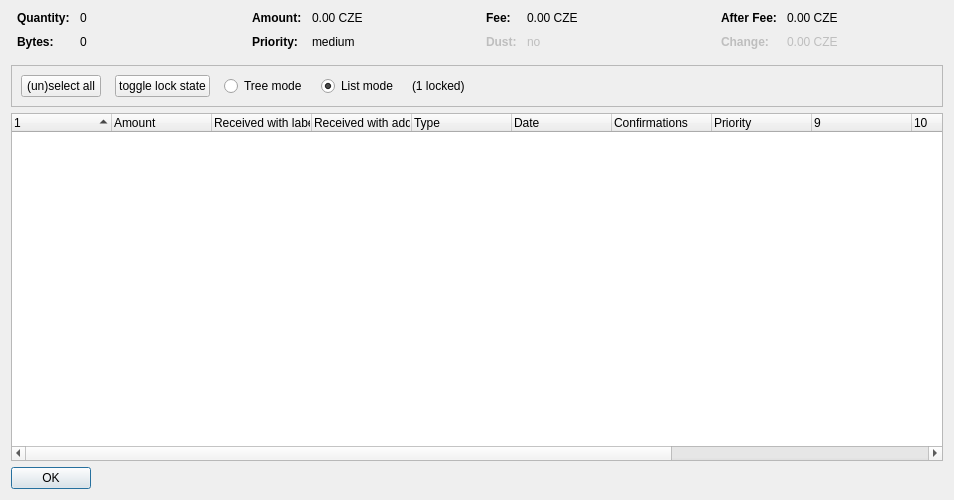
<?xml version="1.0" encoding="UTF-8"?>
<ui version="4.0">
 <class>CoinControlDialog</class>
 <widget class="QDialog" name="CoinControlDialog">
  <property name="geometry">
   <rect>
    <x>0</x>
    <y>0</y>
    <width>954</width>
    <height>500</height>
   </rect>
  </property>
  <property name="windowTitle">
   <string>Coin Selection</string>
  </property>
  <layout class="QVBoxLayout" name="verticalLayout">
   <item>
    <layout class="QHBoxLayout" name="horizontalLayoutTop" stretch="0,0,0,0">
     <property name="topMargin">
      <number>0</number>
     </property>
     <property name="bottomMargin">
      <number>10</number>
     </property>
     <item>
      <layout class="QFormLayout" name="formLayoutCoinControl1">
       <property name="horizontalSpacing">
        <number>10</number>
       </property>
       <property name="verticalSpacing">
        <number>10</number>
       </property>
       <property name="leftMargin">
        <number>6</number>
       </property>
       <property name="rightMargin">
        <number>6</number>
       </property>
       <item row="0" column="0">
        <widget class="QLabel" name="labelCoinControlQuantityText">
         <property name="font">
          <font>
           <weight>75</weight>
           <bold>true</bold>
          </font>
         </property>
         <property name="text">
          <string>Quantity:</string>
         </property>
        </widget>
       </item>
       <item row="0" column="1">
        <widget class="QLabel" name="labelCoinControlQuantity">
         <property name="cursor">
          <cursorShape>IBeamCursor</cursorShape>
         </property>
         <property name="contextMenuPolicy">
          <enum>Qt::ActionsContextMenu</enum>
         </property>
         <property name="text">
          <string notr="true">0</string>
         </property>
         <property name="textInteractionFlags">
          <set>Qt::LinksAccessibleByMouse|Qt::TextSelectableByKeyboard|Qt::TextSelectableByMouse</set>
         </property>
        </widget>
       </item>
       <item row="1" column="0">
        <widget class="QLabel" name="labelCoinControlBytesText">
         <property name="font">
          <font>
           <weight>75</weight>
           <bold>true</bold>
          </font>
         </property>
         <property name="text">
          <string>Bytes:</string>
         </property>
        </widget>
       </item>
       <item row="1" column="1">
        <widget class="QLabel" name="labelCoinControlBytes">
         <property name="cursor">
          <cursorShape>IBeamCursor</cursorShape>
         </property>
         <property name="contextMenuPolicy">
          <enum>Qt::ActionsContextMenu</enum>
         </property>
         <property name="text">
          <string notr="true">0</string>
         </property>
         <property name="textInteractionFlags">
          <set>Qt::LinksAccessibleByMouse|Qt::TextSelectableByKeyboard|Qt::TextSelectableByMouse</set>
         </property>
        </widget>
       </item>
      </layout>
     </item>
     <item>
      <layout class="QFormLayout" name="formLayoutCoinControl2">
       <property name="horizontalSpacing">
        <number>10</number>
       </property>
       <property name="verticalSpacing">
        <number>10</number>
       </property>
       <property name="leftMargin">
        <number>6</number>
       </property>
       <property name="rightMargin">
        <number>6</number>
       </property>
       <item row="0" column="0">
        <widget class="QLabel" name="labelCoinControlAmountText">
         <property name="font">
          <font>
           <weight>75</weight>
           <bold>true</bold>
          </font>
         </property>
         <property name="text">
          <string>Amount:</string>
         </property>
        </widget>
       </item>
       <item row="0" column="1">
        <widget class="QLabel" name="labelCoinControlAmount">
         <property name="cursor">
          <cursorShape>IBeamCursor</cursorShape>
         </property>
         <property name="contextMenuPolicy">
          <enum>Qt::ActionsContextMenu</enum>
         </property>
         <property name="text">
          <string notr="true">0.00 CZE</string>
         </property>
         <property name="textInteractionFlags">
          <set>Qt::LinksAccessibleByMouse|Qt::TextSelectableByKeyboard|Qt::TextSelectableByMouse</set>
         </property>
        </widget>
       </item>
       <item row="1" column="0">
        <widget class="QLabel" name="labelCoinControlPriorityText">
         <property name="font">
          <font>
           <weight>75</weight>
           <bold>true</bold>
          </font>
         </property>
         <property name="text">
          <string>Priority:</string>
         </property>
        </widget>
       </item>
       <item row="1" column="1">
        <widget class="QLabel" name="labelCoinControlPriority">
         <property name="cursor">
          <cursorShape>IBeamCursor</cursorShape>
         </property>
         <property name="contextMenuPolicy">
          <enum>Qt::ActionsContextMenu</enum>
         </property>
         <property name="text">
          <string>medium</string>
         </property>
         <property name="textInteractionFlags">
          <set>Qt::LinksAccessibleByMouse|Qt::TextSelectableByKeyboard|Qt::TextSelectableByMouse</set>
         </property>
        </widget>
       </item>
      </layout>
     </item>
     <item>
      <layout class="QFormLayout" name="formLayoutCoinControl3">
       <property name="horizontalSpacing">
        <number>10</number>
       </property>
       <property name="verticalSpacing">
        <number>10</number>
       </property>
       <property name="leftMargin">
        <number>6</number>
       </property>
       <property name="rightMargin">
        <number>6</number>
       </property>
       <item row="0" column="0">
        <widget class="QLabel" name="labelCoinControlFeeText">
         <property name="font">
          <font>
           <weight>75</weight>
           <bold>true</bold>
          </font>
         </property>
         <property name="text">
          <string>Fee:</string>
         </property>
        </widget>
       </item>
       <item row="0" column="1">
        <widget class="QLabel" name="labelCoinControlFee">
         <property name="cursor">
          <cursorShape>IBeamCursor</cursorShape>
         </property>
         <property name="contextMenuPolicy">
          <enum>Qt::ActionsContextMenu</enum>
         </property>
         <property name="text">
          <string notr="true">0.00 CZE</string>
         </property>
         <property name="textInteractionFlags">
          <set>Qt::LinksAccessibleByMouse|Qt::TextSelectableByKeyboard|Qt::TextSelectableByMouse</set>
         </property>
        </widget>
       </item>
       <item row="1" column="0">
        <widget class="QLabel" name="labelCoinControlLowOutputText">
         <property name="enabled">
          <bool>false</bool>
         </property>
         <property name="font">
          <font>
           <weight>75</weight>
           <bold>true</bold>
          </font>
         </property>
         <property name="text">
          <string>Dust:</string>
         </property>
        </widget>
       </item>
       <item row="1" column="1">
        <widget class="QLabel" name="labelCoinControlLowOutput">
         <property name="enabled">
          <bool>false</bool>
         </property>
         <property name="cursor">
          <cursorShape>IBeamCursor</cursorShape>
         </property>
         <property name="contextMenuPolicy">
          <enum>Qt::ActionsContextMenu</enum>
         </property>
         <property name="text">
          <string>no</string>
         </property>
         <property name="textInteractionFlags">
          <set>Qt::LinksAccessibleByMouse|Qt::TextSelectableByKeyboard|Qt::TextSelectableByMouse</set>
         </property>
        </widget>
       </item>
      </layout>
     </item>
     <item>
      <layout class="QFormLayout" name="formLayoutCoinControl4">
       <property name="horizontalSpacing">
        <number>10</number>
       </property>
       <property name="verticalSpacing">
        <number>10</number>
       </property>
       <property name="leftMargin">
        <number>6</number>
       </property>
       <property name="rightMargin">
        <number>6</number>
       </property>
       <item row="0" column="0">
        <widget class="QLabel" name="labelCoinControlAfterFeeText">
         <property name="font">
          <font>
           <weight>75</weight>
           <bold>true</bold>
          </font>
         </property>
         <property name="text">
          <string>After Fee:</string>
         </property>
        </widget>
       </item>
       <item row="0" column="1">
        <widget class="QLabel" name="labelCoinControlAfterFee">
         <property name="cursor">
          <cursorShape>IBeamCursor</cursorShape>
         </property>
         <property name="contextMenuPolicy">
          <enum>Qt::ActionsContextMenu</enum>
         </property>
         <property name="text">
          <string notr="true">0.00 CZE</string>
         </property>
         <property name="textInteractionFlags">
          <set>Qt::LinksAccessibleByMouse|Qt::TextSelectableByKeyboard|Qt::TextSelectableByMouse</set>
         </property>
        </widget>
       </item>
       <item row="1" column="0">
        <widget class="QLabel" name="labelCoinControlChangeText">
         <property name="enabled">
          <bool>false</bool>
         </property>
         <property name="font">
          <font>
           <weight>75</weight>
           <bold>true</bold>
          </font>
         </property>
         <property name="text">
          <string>Change:</string>
         </property>
        </widget>
       </item>
       <item row="1" column="1">
        <widget class="QLabel" name="labelCoinControlChange">
         <property name="enabled">
          <bool>false</bool>
         </property>
         <property name="cursor">
          <cursorShape>IBeamCursor</cursorShape>
         </property>
         <property name="contextMenuPolicy">
          <enum>Qt::ActionsContextMenu</enum>
         </property>
         <property name="text">
          <string notr="true">0.00 CZE</string>
         </property>
         <property name="textInteractionFlags">
          <set>Qt::LinksAccessibleByMouse|Qt::TextSelectableByKeyboard|Qt::TextSelectableByMouse</set>
         </property>
        </widget>
       </item>
      </layout>
     </item>
    </layout>
   </item>
   <item>
    <widget class="QFrame" name="frame">
     <property name="minimumSize">
      <size>
       <width>0</width>
       <height>40</height>
      </size>
     </property>
     <property name="frameShape">
      <enum>QFrame::StyledPanel</enum>
     </property>
     <property name="frameShadow">
      <enum>QFrame::Sunken</enum>
     </property>
     <layout class="QHBoxLayout" name="horizontalLayout">
      <item>
       <layout class="QHBoxLayout" name="horizontalLayoutPanel" stretch="0,0,0,0,0,0">
        <property name="spacing">
         <number>14</number>
        </property>
        <item>
         <widget class="QPushButton" name="pushButtonSelectAll">
          <property name="sizePolicy">
           <sizepolicy hsizetype="Maximum" vsizetype="Fixed">
            <horstretch>0</horstretch>
            <verstretch>0</verstretch>
           </sizepolicy>
          </property>
          <property name="text">
           <string>(un)select all</string>
          </property>
          <property name="autoDefault">
           <bool>false</bool>
          </property>
         </widget>
        </item>
        <item>
         <widget class="QPushButton" name="pushButtonToggleLock">
          <property name="sizePolicy">
           <sizepolicy hsizetype="Maximum" vsizetype="Fixed">
            <horstretch>0</horstretch>
            <verstretch>0</verstretch>
           </sizepolicy>
          </property>
          <property name="text">
           <string>toggle lock state</string>
          </property>
          <property name="autoDefault">
           <bool>false</bool>
          </property>
         </widget>
        </item>
        <item>
         <widget class="QRadioButton" name="radioTreeMode">
          <property name="sizePolicy">
           <sizepolicy hsizetype="Maximum" vsizetype="Fixed">
            <horstretch>0</horstretch>
            <verstretch>0</verstretch>
           </sizepolicy>
          </property>
          <property name="text">
           <string>Tree mode</string>
          </property>
         </widget>
        </item>
        <item>
         <widget class="QRadioButton" name="radioListMode">
          <property name="sizePolicy">
           <sizepolicy hsizetype="Maximum" vsizetype="Fixed">
            <horstretch>0</horstretch>
            <verstretch>0</verstretch>
           </sizepolicy>
          </property>
          <property name="text">
           <string>List mode</string>
          </property>
          <property name="checked">
           <bool>true</bool>
          </property>
         </widget>
        </item>
        <item>
         <widget class="QLabel" name="labelLocked">
          <property name="text">
           <string>(1 locked)</string>
          </property>
         </widget>
        </item>
        <item>
         <spacer name="horizontalSpacer">
          <property name="orientation">
           <enum>Qt::Horizontal</enum>
          </property>
          <property name="sizeHint" stdset="0">
           <size>
            <width>40</width>
            <height>20</height>
           </size>
          </property>
         </spacer>
        </item>
       </layout>
      </item>
     </layout>
    </widget>
   </item>
   <item>
    <widget class="CoinControlTreeWidget" name="treeWidget">
     <property name="contextMenuPolicy">
      <enum>Qt::CustomContextMenu</enum>
     </property>
     <property name="sortingEnabled">
      <bool>false</bool>
     </property>
     <property name="columnCount">
      <number>13</number>
     </property>
     <attribute name="headerShowSortIndicator" stdset="0">
      <bool>true</bool>
     </attribute>
     <attribute name="headerStretchLastSection">
      <bool>false</bool>
     </attribute>
     <column>
      <property name="text">
       <string/>
      </property>
     </column>
     <column>
      <property name="text">
       <string>Amount</string>
      </property>
     </column>
     <column>
      <property name="text">
       <string>Received with label</string>
      </property>
     </column>
     <column>
      <property name="text">
       <string>Received with address</string>
      </property>
     </column>
     <column>
      <property name="text">
       <string>Type</string>
      </property>
     </column>
     <column>
      <property name="text">
       <string>Date</string>
      </property>
     </column>
     <column>
      <property name="text">
       <string>Confirmations</string>
      </property>
      <property name="toolTip">
       <string>Confirmed</string>
      </property>
     </column>
     <column>
      <property name="text">
       <string>Priority</string>
      </property>
     </column>
     <column>
      <property name="text">
       <string/>
      </property>
     </column>
     <column>
      <property name="text">
       <string/>
      </property>
     </column>
     <column>
      <property name="text">
       <string/>
      </property>
     </column>
     <column>
      <property name="text">
       <string/>
      </property>
     </column>
     <column>
      <property name="text">
       <string/>
      </property>
     </column>
    </widget>
   </item>
   <item>
    <widget class="QDialogButtonBox" name="buttonBox">
     <property name="sizePolicy">
      <sizepolicy hsizetype="Maximum" vsizetype="Fixed">
       <horstretch>0</horstretch>
       <verstretch>0</verstretch>
      </sizepolicy>
     </property>
     <property name="orientation">
      <enum>Qt::Horizontal</enum>
     </property>
     <property name="standardButtons">
      <set>QDialogButtonBox::Ok</set>
     </property>
    </widget>
   </item>
  </layout>
 </widget>
 <customwidgets>
  <customwidget>
   <class>CoinControlTreeWidget</class>
   <extends>QTreeWidget</extends>
   <header>coincontroltreewidget.h</header>
  </customwidget>
 </customwidgets>
 <resources/>
 <connections/>
</ui>
